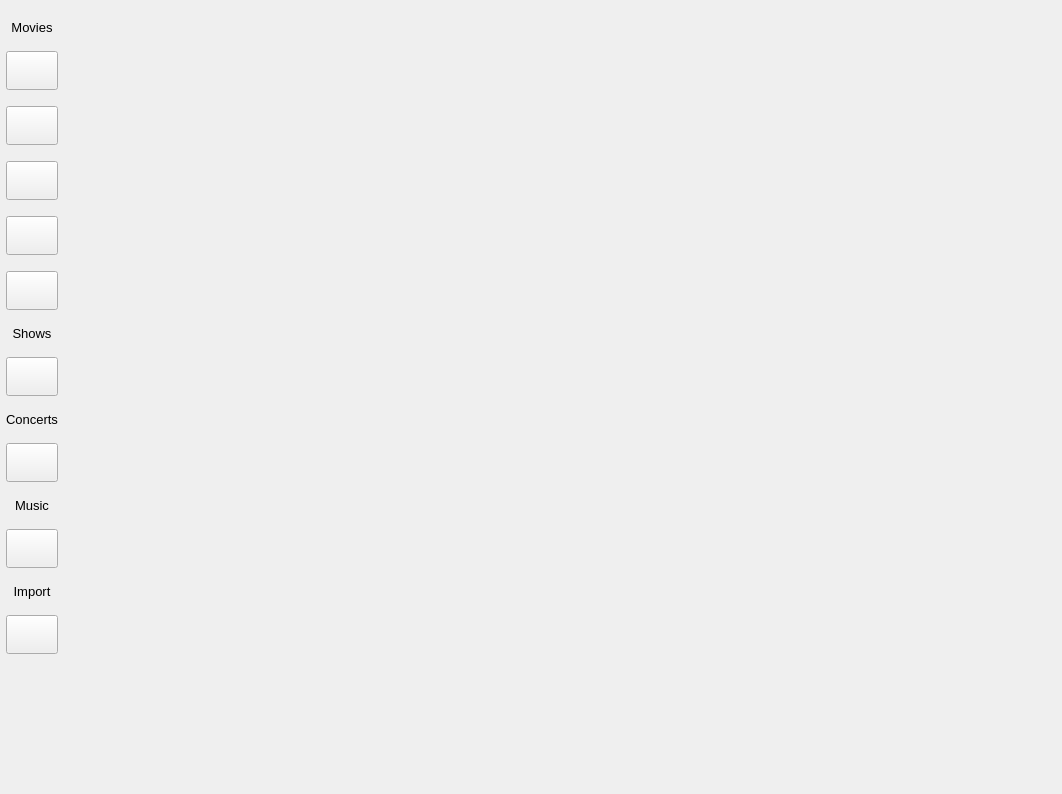
<?xml version="1.0" encoding="UTF-8"?>
<ui version="4.0">
 <class>MainWindow</class>
 <widget class="QMainWindow" name="MainWindow">
  <property name="geometry">
   <rect>
    <x>0</x>
    <y>0</y>
    <width>1062</width>
    <height>794</height>
   </rect>
  </property>
  <property name="windowTitle">
   <string>MediaElch</string>
  </property>
  <property name="windowIcon">
   <iconset resource="../../../data/MediaElch.qrc">
    <normaloff>:/img/MediaElch.png</normaloff>:/img/MediaElch.png</iconset>
  </property>
  <widget class="QWidget" name="centralWidget">
   <layout class="QHBoxLayout" name="horizontalLayout_2">
    <property name="spacing">
     <number>0</number>
    </property>
    <property name="leftMargin">
     <number>0</number>
    </property>
    <property name="topMargin">
     <number>0</number>
    </property>
    <property name="rightMargin">
     <number>0</number>
    </property>
    <property name="bottomMargin">
     <number>0</number>
    </property>
    <item>
     <widget class="QWidget" name="menuWidget" native="true">
      <property name="minimumSize">
       <size>
        <width>0</width>
        <height>0</height>
       </size>
      </property>
      <property name="maximumSize">
       <size>
        <width>16777215</width>
        <height>16777215</height>
       </size>
      </property>
      <layout class="QVBoxLayout" name="verticalLayout">
       <property name="spacing">
        <number>16</number>
       </property>
       <property name="leftMargin">
        <number>6</number>
       </property>
       <property name="topMargin">
        <number>20</number>
       </property>
       <property name="rightMargin">
        <number>6</number>
       </property>
       <property name="bottomMargin">
        <number>0</number>
       </property>
       <item>
        <widget class="QLabel" name="labelMovies">
         <property name="font">
          <font>
           <pointsize>10</pointsize>
          </font>
         </property>
         <property name="text">
          <string>Movies</string>
         </property>
         <property name="alignment">
          <set>Qt::AlignCenter</set>
         </property>
        </widget>
       </item>
       <item>
        <widget class="QToolButton" name="buttonMovies">
         <property name="sizePolicy">
          <sizepolicy hsizetype="Minimum" vsizetype="Fixed">
           <horstretch>0</horstretch>
           <verstretch>0</verstretch>
          </sizepolicy>
         </property>
         <property name="cursor">
          <cursorShape>PointingHandCursor</cursorShape>
         </property>
         <property name="toolTip">
          <string>Movies</string>
         </property>
         <property name="text">
          <string notr="true"/>
         </property>
         <property name="iconSize">
          <size>
           <width>32</width>
           <height>32</height>
          </size>
         </property>
         <property name="page" stdset="0">
          <number>0</number>
         </property>
         <property name="iconName" stdset="0">
          <string notr="true">film</string>
         </property>
        </widget>
       </item>
       <item>
        <widget class="QToolButton" name="buttonMovieSets">
         <property name="sizePolicy">
          <sizepolicy hsizetype="Minimum" vsizetype="Fixed">
           <horstretch>0</horstretch>
           <verstretch>0</verstretch>
          </sizepolicy>
         </property>
         <property name="cursor">
          <cursorShape>PointingHandCursor</cursorShape>
         </property>
         <property name="toolTip">
          <string>Movie Sets</string>
         </property>
         <property name="text">
          <string notr="true"/>
         </property>
         <property name="iconSize">
          <size>
           <width>32</width>
           <height>32</height>
          </size>
         </property>
         <property name="page" stdset="0">
          <number>2</number>
         </property>
         <property name="iconName" stdset="0">
          <string notr="true">photo_gallery</string>
         </property>
        </widget>
       </item>
       <item>
        <widget class="QToolButton" name="buttonGenres">
         <property name="sizePolicy">
          <sizepolicy hsizetype="Minimum" vsizetype="Fixed">
           <horstretch>0</horstretch>
           <verstretch>0</verstretch>
          </sizepolicy>
         </property>
         <property name="cursor">
          <cursorShape>PointingHandCursor</cursorShape>
         </property>
         <property name="toolTip">
          <string>Genres</string>
         </property>
         <property name="text">
          <string notr="true"/>
         </property>
         <property name="iconSize">
          <size>
           <width>32</width>
           <height>32</height>
          </size>
         </property>
         <property name="page" stdset="0">
          <number>4</number>
         </property>
         <property name="iconName" stdset="0">
          <string notr="true">notebook</string>
         </property>
        </widget>
       </item>
       <item>
        <widget class="QToolButton" name="buttonCertifications">
         <property name="sizePolicy">
          <sizepolicy hsizetype="Minimum" vsizetype="Fixed">
           <horstretch>0</horstretch>
           <verstretch>0</verstretch>
          </sizepolicy>
         </property>
         <property name="cursor">
          <cursorShape>PointingHandCursor</cursorShape>
         </property>
         <property name="toolTip">
          <string>Certifications</string>
         </property>
         <property name="text">
          <string notr="true"/>
         </property>
         <property name="iconSize">
          <size>
           <width>32</width>
           <height>32</height>
          </size>
         </property>
         <property name="page" stdset="0">
          <number>5</number>
         </property>
         <property name="iconName" stdset="0">
          <string notr="true">key</string>
         </property>
        </widget>
       </item>
       <item>
        <widget class="QToolButton" name="buttonMovieDuplicates">
         <property name="sizePolicy">
          <sizepolicy hsizetype="Minimum" vsizetype="Fixed">
           <horstretch>0</horstretch>
           <verstretch>0</verstretch>
          </sizepolicy>
         </property>
         <property name="cursor">
          <cursorShape>PointingHandCursor</cursorShape>
         </property>
         <property name="toolTip">
          <string>Duplicates</string>
         </property>
         <property name="text">
          <string notr="true"/>
         </property>
         <property name="iconSize">
          <size>
           <width>32</width>
           <height>32</height>
          </size>
         </property>
         <property name="page" stdset="0">
          <number>8</number>
         </property>
         <property name="iconName" stdset="0">
          <string notr="true">copy_file</string>
         </property>
        </widget>
       </item>
       <item>
        <layout class="QVBoxLayout" name="layoutMovies"/>
       </item>
       <item>
        <widget class="QLabel" name="labelShows">
         <property name="font">
          <font>
           <pointsize>10</pointsize>
          </font>
         </property>
         <property name="text">
          <string>Shows</string>
         </property>
         <property name="alignment">
          <set>Qt::AlignCenter</set>
         </property>
        </widget>
       </item>
       <item>
        <widget class="QToolButton" name="buttonTvshows">
         <property name="sizePolicy">
          <sizepolicy hsizetype="Minimum" vsizetype="Fixed">
           <horstretch>0</horstretch>
           <verstretch>0</verstretch>
          </sizepolicy>
         </property>
         <property name="cursor">
          <cursorShape>PointingHandCursor</cursorShape>
         </property>
         <property name="toolTip">
          <string>TV Shows</string>
         </property>
         <property name="text">
          <string notr="true"/>
         </property>
         <property name="iconSize">
          <size>
           <width>32</width>
           <height>32</height>
          </size>
         </property>
         <property name="page" stdset="0">
          <number>1</number>
         </property>
         <property name="iconName" stdset="0">
          <string notr="true">monitor</string>
         </property>
        </widget>
       </item>
       <item>
        <layout class="QVBoxLayout" name="layoutTvShows"/>
       </item>
       <item>
        <widget class="QLabel" name="labelConcerts">
         <property name="font">
          <font>
           <pointsize>10</pointsize>
          </font>
         </property>
         <property name="text">
          <string>Concerts</string>
         </property>
         <property name="alignment">
          <set>Qt::AlignCenter</set>
         </property>
        </widget>
       </item>
       <item>
        <widget class="QToolButton" name="buttonConcerts">
         <property name="sizePolicy">
          <sizepolicy hsizetype="Minimum" vsizetype="Fixed">
           <horstretch>0</horstretch>
           <verstretch>0</verstretch>
          </sizepolicy>
         </property>
         <property name="cursor">
          <cursorShape>PointingHandCursor</cursorShape>
         </property>
         <property name="toolTip">
          <string>Concerts</string>
         </property>
         <property name="text">
          <string notr="true"/>
         </property>
         <property name="iconSize">
          <size>
           <width>32</width>
           <height>32</height>
          </size>
         </property>
         <property name="page" stdset="0">
          <number>3</number>
         </property>
         <property name="iconName" stdset="0">
          <string notr="true">micro</string>
         </property>
        </widget>
       </item>
       <item>
        <layout class="QVBoxLayout" name="layoutConcerts"/>
       </item>
       <item>
        <widget class="QLabel" name="labelMusic">
         <property name="font">
          <font>
           <pointsize>10</pointsize>
          </font>
         </property>
         <property name="text">
          <string>Music</string>
         </property>
         <property name="alignment">
          <set>Qt::AlignCenter</set>
         </property>
        </widget>
       </item>
       <item>
        <widget class="QToolButton" name="buttonMusic">
         <property name="sizePolicy">
          <sizepolicy hsizetype="Minimum" vsizetype="Fixed">
           <horstretch>0</horstretch>
           <verstretch>0</verstretch>
          </sizepolicy>
         </property>
         <property name="cursor">
          <cursorShape>PointingHandCursor</cursorShape>
         </property>
         <property name="toolTip">
          <string>Music</string>
         </property>
         <property name="text">
          <string notr="true"/>
         </property>
         <property name="iconSize">
          <size>
           <width>32</width>
           <height>32</height>
          </size>
         </property>
         <property name="page" stdset="0">
          <number>7</number>
         </property>
         <property name="iconName" stdset="0">
          <string notr="true">music</string>
         </property>
        </widget>
       </item>
       <item>
        <layout class="QVBoxLayout" name="layoutMusic"/>
       </item>
       <item>
        <widget class="QLabel" name="labelDownloads">
         <property name="font">
          <font>
           <pointsize>10</pointsize>
          </font>
         </property>
         <property name="text">
          <string extracomment="Main menu entry">Import</string>
         </property>
         <property name="alignment">
          <set>Qt::AlignCenter</set>
         </property>
        </widget>
       </item>
       <item>
        <widget class="QToolButton" name="buttonDownloads">
         <property name="sizePolicy">
          <sizepolicy hsizetype="Minimum" vsizetype="Fixed">
           <horstretch>0</horstretch>
           <verstretch>0</verstretch>
          </sizepolicy>
         </property>
         <property name="cursor">
          <cursorShape>PointingHandCursor</cursorShape>
         </property>
         <property name="toolTip">
          <string extracomment="Main menu entry (tooltip)">Import</string>
         </property>
         <property name="text">
          <string notr="true"/>
         </property>
         <property name="iconSize">
          <size>
           <width>32</width>
           <height>32</height>
          </size>
         </property>
         <property name="page" stdset="0">
          <number>6</number>
         </property>
         <property name="iconName" stdset="0">
          <string notr="true">download</string>
         </property>
        </widget>
       </item>
       <item>
        <layout class="QVBoxLayout" name="layoutImport"/>
       </item>
       <item>
        <spacer name="menuSpacer">
         <property name="orientation">
          <enum>Qt::Vertical</enum>
         </property>
         <property name="sizeHint" stdset="0">
          <size>
           <width>20</width>
           <height>20</height>
          </size>
         </property>
        </spacer>
       </item>
      </layout>
     </widget>
    </item>
    <item>
     <layout class="QVBoxLayout" name="verticalLayout_11" stretch="0,1">
      <property name="spacing">
       <number>0</number>
      </property>
      <property name="topMargin">
       <number>0</number>
      </property>
      <property name="rightMargin">
       <number>0</number>
      </property>
      <item>
       <widget class="Navbar" name="navbar" native="true">
        <property name="minimumSize">
         <size>
          <width>0</width>
          <height>56</height>
         </size>
        </property>
        <property name="maximumSize">
         <size>
          <width>16777215</width>
          <height>56</height>
         </size>
        </property>
       </widget>
      </item>
      <item>
       <widget class="QStackedWidget" name="stackedWidget">
        <property name="currentIndex">
         <number>0</number>
        </property>
        <widget class="QWidget" name="moviePage">
         <layout class="QHBoxLayout" name="horizontalLayout">
          <property name="leftMargin">
           <number>0</number>
          </property>
          <property name="topMargin">
           <number>0</number>
          </property>
          <property name="rightMargin">
           <number>0</number>
          </property>
          <property name="bottomMargin">
           <number>0</number>
          </property>
          <item>
           <widget class="MySplitter" name="movieSplitter">
            <property name="orientation">
             <enum>Qt::Horizontal</enum>
            </property>
            <property name="handleWidth">
             <number>1</number>
            </property>
            <widget class="MovieFilesWidget" name="movieFilesWidget" native="true">
             <property name="minimumSize">
              <size>
               <width>100</width>
               <height>0</height>
              </size>
             </property>
            </widget>
            <widget class="QScrollArea" name="scrollArea">
             <property name="frameShape">
              <enum>QFrame::NoFrame</enum>
             </property>
             <property name="frameShadow">
              <enum>QFrame::Plain</enum>
             </property>
             <property name="lineWidth">
              <number>0</number>
             </property>
             <property name="widgetResizable">
              <bool>true</bool>
             </property>
             <widget class="QWidget" name="scrollAreaWidgetContents_2">
              <property name="geometry">
               <rect>
                <x>0</x>
                <y>0</y>
                <width>83</width>
                <height>736</height>
               </rect>
              </property>
              <layout class="QVBoxLayout" name="verticalLayout_2">
               <property name="leftMargin">
                <number>0</number>
               </property>
               <property name="topMargin">
                <number>0</number>
               </property>
               <property name="rightMargin">
                <number>0</number>
               </property>
               <property name="bottomMargin">
                <number>0</number>
               </property>
               <item>
                <widget class="MovieWidget" name="movieWidget" native="true"/>
               </item>
              </layout>
             </widget>
            </widget>
           </widget>
          </item>
         </layout>
        </widget>
        <widget class="QWidget" name="tvShowPage">
         <layout class="QVBoxLayout" name="verticalLayout_8">
          <property name="leftMargin">
           <number>0</number>
          </property>
          <property name="topMargin">
           <number>0</number>
          </property>
          <property name="rightMargin">
           <number>0</number>
          </property>
          <property name="bottomMargin">
           <number>0</number>
          </property>
          <item>
           <widget class="MySplitter" name="tvShowSplitter">
            <property name="orientation">
             <enum>Qt::Horizontal</enum>
            </property>
            <property name="handleWidth">
             <number>1</number>
            </property>
            <widget class="TvShowFilesWidget" name="tvShowFilesWidget" native="true">
             <property name="minimumSize">
              <size>
               <width>100</width>
               <height>0</height>
              </size>
             </property>
             <property name="focusPolicy">
              <enum>Qt::NoFocus</enum>
             </property>
            </widget>
            <widget class="QScrollArea" name="scrollArea_2">
             <property name="frameShape">
              <enum>QFrame::NoFrame</enum>
             </property>
             <property name="frameShadow">
              <enum>QFrame::Plain</enum>
             </property>
             <property name="lineWidth">
              <number>0</number>
             </property>
             <property name="widgetResizable">
              <bool>true</bool>
             </property>
             <widget class="QWidget" name="scrollAreaWidgetContents_3">
              <property name="geometry">
               <rect>
                <x>0</x>
                <y>0</y>
                <width>49</width>
                <height>30</height>
               </rect>
              </property>
              <layout class="QVBoxLayout" name="verticalLayout_3">
               <property name="leftMargin">
                <number>0</number>
               </property>
               <property name="topMargin">
                <number>0</number>
               </property>
               <property name="rightMargin">
                <number>0</number>
               </property>
               <property name="bottomMargin">
                <number>0</number>
               </property>
               <item>
                <widget class="TvShowWidget" name="tvShowWidget" native="true"/>
               </item>
              </layout>
             </widget>
            </widget>
           </widget>
          </item>
         </layout>
        </widget>
        <widget class="QWidget" name="movieSetsPage">
         <layout class="QVBoxLayout" name="verticalLayout_5">
          <property name="leftMargin">
           <number>0</number>
          </property>
          <property name="topMargin">
           <number>0</number>
          </property>
          <property name="rightMargin">
           <number>0</number>
          </property>
          <property name="bottomMargin">
           <number>0</number>
          </property>
          <item>
           <widget class="SetsWidget" name="setsWidget" native="true"/>
          </item>
         </layout>
        </widget>
        <widget class="QWidget" name="concertsPage">
         <layout class="QVBoxLayout" name="verticalLayout_9">
          <property name="leftMargin">
           <number>0</number>
          </property>
          <property name="topMargin">
           <number>0</number>
          </property>
          <property name="rightMargin">
           <number>0</number>
          </property>
          <property name="bottomMargin">
           <number>0</number>
          </property>
          <item>
           <widget class="MySplitter" name="concertSplitter">
            <property name="orientation">
             <enum>Qt::Horizontal</enum>
            </property>
            <property name="handleWidth">
             <number>1</number>
            </property>
            <property name="childrenCollapsible">
             <bool>false</bool>
            </property>
            <widget class="ConcertFilesWidget" name="concertFilesWidget" native="true">
             <property name="minimumSize">
              <size>
               <width>100</width>
               <height>0</height>
              </size>
             </property>
            </widget>
            <widget class="QScrollArea" name="scrollArea_3">
             <property name="frameShape">
              <enum>QFrame::NoFrame</enum>
             </property>
             <property name="frameShadow">
              <enum>QFrame::Plain</enum>
             </property>
             <property name="lineWidth">
              <number>0</number>
             </property>
             <property name="widgetResizable">
              <bool>true</bool>
             </property>
             <widget class="QWidget" name="scrollAreaWidgetContents_4">
              <property name="geometry">
               <rect>
                <x>0</x>
                <y>0</y>
                <width>49</width>
                <height>30</height>
               </rect>
              </property>
              <layout class="QVBoxLayout" name="verticalLayout_4">
               <property name="leftMargin">
                <number>0</number>
               </property>
               <property name="topMargin">
                <number>0</number>
               </property>
               <property name="rightMargin">
                <number>0</number>
               </property>
               <property name="bottomMargin">
                <number>0</number>
               </property>
               <item>
                <widget class="ConcertWidget" name="concertWidget" native="true"/>
               </item>
              </layout>
             </widget>
            </widget>
           </widget>
          </item>
         </layout>
        </widget>
        <widget class="QWidget" name="genresPage">
         <layout class="QVBoxLayout" name="verticalLayout_6">
          <property name="leftMargin">
           <number>0</number>
          </property>
          <property name="topMargin">
           <number>0</number>
          </property>
          <property name="rightMargin">
           <number>0</number>
          </property>
          <property name="bottomMargin">
           <number>0</number>
          </property>
          <item>
           <widget class="GenreWidget" name="genreWidget" native="true"/>
          </item>
         </layout>
        </widget>
        <widget class="QWidget" name="certificationsPage">
         <layout class="QVBoxLayout" name="verticalLayout_7">
          <property name="leftMargin">
           <number>0</number>
          </property>
          <property name="topMargin">
           <number>0</number>
          </property>
          <property name="rightMargin">
           <number>0</number>
          </property>
          <property name="bottomMargin">
           <number>0</number>
          </property>
          <item>
           <widget class="CertificationWidget" name="certificationWidget" native="true"/>
          </item>
         </layout>
        </widget>
        <widget class="QWidget" name="downloadsPage">
         <layout class="QVBoxLayout" name="verticalLayout_10">
          <property name="leftMargin">
           <number>0</number>
          </property>
          <property name="topMargin">
           <number>0</number>
          </property>
          <property name="rightMargin">
           <number>0</number>
          </property>
          <property name="bottomMargin">
           <number>0</number>
          </property>
          <item>
           <widget class="DownloadsWidget" name="downloadsWidget" native="true"/>
          </item>
         </layout>
        </widget>
        <widget class="QWidget" name="musicPage">
         <layout class="QVBoxLayout" name="verticalLayout_13">
          <property name="leftMargin">
           <number>0</number>
          </property>
          <property name="topMargin">
           <number>0</number>
          </property>
          <property name="rightMargin">
           <number>0</number>
          </property>
          <property name="bottomMargin">
           <number>0</number>
          </property>
          <item>
           <widget class="MySplitter" name="musicSplitter">
            <property name="orientation">
             <enum>Qt::Horizontal</enum>
            </property>
            <widget class="MusicFilesWidget" name="musicFilesWidget" native="true"/>
            <widget class="QScrollArea" name="scrollArea_4">
             <property name="frameShape">
              <enum>QFrame::NoFrame</enum>
             </property>
             <property name="frameShadow">
              <enum>QFrame::Plain</enum>
             </property>
             <property name="lineWidth">
              <number>0</number>
             </property>
             <property name="widgetResizable">
              <bool>true</bool>
             </property>
             <widget class="QWidget" name="scrollAreaWidgetContents_5">
              <property name="geometry">
               <rect>
                <x>0</x>
                <y>0</y>
                <width>83</width>
                <height>30</height>
               </rect>
              </property>
              <layout class="QVBoxLayout" name="verticalLayout_12">
               <property name="leftMargin">
                <number>0</number>
               </property>
               <property name="topMargin">
                <number>0</number>
               </property>
               <property name="rightMargin">
                <number>0</number>
               </property>
               <property name="bottomMargin">
                <number>0</number>
               </property>
               <item>
                <widget class="MusicWidget" name="musicWidget" native="true"/>
               </item>
              </layout>
             </widget>
            </widget>
           </widget>
          </item>
         </layout>
        </widget>
        <widget class="QWidget" name="duplicatesPage">
         <layout class="QVBoxLayout" name="verticalLayout_14">
          <property name="leftMargin">
           <number>0</number>
          </property>
          <property name="topMargin">
           <number>0</number>
          </property>
          <property name="rightMargin">
           <number>0</number>
          </property>
          <property name="bottomMargin">
           <number>0</number>
          </property>
          <item>
           <widget class="MovieDuplicates" name="movieDuplicatesWidget" native="true"/>
          </item>
         </layout>
        </widget>
       </widget>
      </item>
     </layout>
    </item>
   </layout>
  </widget>
  <action name="actionSettings">
   <property name="text">
    <string>Settings</string>
   </property>
  </action>
  <action name="actionQuit">
   <property name="text">
    <string>Quit</string>
   </property>
  </action>
  <action name="actionAbout">
   <property name="text">
    <string>About</string>
   </property>
  </action>
 </widget>
 <layoutdefault spacing="6" margin="11"/>
 <customwidgets>
  <customwidget>
   <class>MySplitter</class>
   <extends>QSplitter</extends>
   <header>ui/small_widgets/MySplitter.h</header>
   <container>1</container>
  </customwidget>
  <customwidget>
   <class>MovieWidget</class>
   <extends>QWidget</extends>
   <header>ui/movies/MovieWidget.h</header>
   <container>1</container>
   <slots>
    <signal>setActionSaveEnabled(bool,MainWidgets)</signal>
    <signal>setActionSearchEnabled(bool,MainWidgets)</signal>
   </slots>
  </customwidget>
  <customwidget>
   <class>MovieFilesWidget</class>
   <extends>QWidget</extends>
   <header>ui/movies/MovieFilesWidget.h</header>
   <container>1</container>
  </customwidget>
  <customwidget>
   <class>TvShowFilesWidget</class>
   <extends>QWidget</extends>
   <header>ui/tv_show/TvShowFilesWidget.h</header>
   <container>1</container>
  </customwidget>
  <customwidget>
   <class>TvShowWidget</class>
   <extends>QWidget</extends>
   <header>ui/tv_show/TvShowWidget.h</header>
   <container>1</container>
   <slots>
    <signal>sigSetActionSaveEnabled(bool,MainWidgets)</signal>
    <signal>sigSetActionSearchEnabled(bool,MainWidgets)</signal>
   </slots>
  </customwidget>
  <customwidget>
   <class>SetsWidget</class>
   <extends>QWidget</extends>
   <header>ui/movie_sets/SetsWidget.h</header>
   <container>1</container>
   <slots>
    <signal>setActionSaveEnabled(bool,MainWidgets)</signal>
   </slots>
  </customwidget>
  <customwidget>
   <class>ConcertFilesWidget</class>
   <extends>QWidget</extends>
   <header>ui/concerts/ConcertFilesWidget.h</header>
   <container>1</container>
  </customwidget>
  <customwidget>
   <class>ConcertWidget</class>
   <extends>QWidget</extends>
   <header>ui/concerts/ConcertWidget.h</header>
   <container>1</container>
   <slots>
    <signal>setActionSaveEnabled(bool,MainWidgets)</signal>
    <signal>setActionSearchEnabled(bool,MainWidgets)</signal>
   </slots>
  </customwidget>
  <customwidget>
   <class>GenreWidget</class>
   <extends>QWidget</extends>
   <header>ui/movies/GenreWidget.h</header>
   <container>1</container>
   <slots>
    <signal>setActionSaveEnabled(bool,MainWidgets)</signal>
   </slots>
  </customwidget>
  <customwidget>
   <class>CertificationWidget</class>
   <extends>QWidget</extends>
   <header>ui/movies/CertificationWidget.h</header>
   <container>1</container>
   <slots>
    <signal>setActionSaveEnabled(bool,MainWidgets)</signal>
   </slots>
  </customwidget>
  <customwidget>
   <class>DownloadsWidget</class>
   <extends>QWidget</extends>
   <header>ui/import/DownloadsWidget.h</header>
   <container>1</container>
  </customwidget>
  <customwidget>
   <class>Navbar</class>
   <extends>QWidget</extends>
   <header>ui/main/Navbar.h</header>
   <container>1</container>
  </customwidget>
  <customwidget>
   <class>MusicFilesWidget</class>
   <extends>QWidget</extends>
   <header>ui/music/MusicFilesWidget.h</header>
   <container>1</container>
  </customwidget>
  <customwidget>
   <class>MusicWidget</class>
   <extends>QWidget</extends>
   <header>ui/music/MusicWidget.h</header>
   <container>1</container>
   <slots>
    <signal>sigSetActionSearchEnabled(bool,MainWidgets)</signal>
    <signal>sigSetActionSaveEnabled(bool,MainWidgets)</signal>
   </slots>
  </customwidget>
  <customwidget>
   <class>MovieDuplicates</class>
   <extends>QWidget</extends>
   <header>ui/movies/MovieDuplicates.h</header>
   <container>1</container>
  </customwidget>
 </customwidgets>
 <resources>
  <include location="../../../data/MediaElch.qrc"/>
 </resources>
 <connections>
  <connection>
   <sender>movieWidget</sender>
   <signal>setActionSaveEnabled(bool,MainWidgets)</signal>
   <receiver>MainWindow</receiver>
   <slot>onSetSaveEnabled(bool,MainWidgets)</slot>
   <hints>
    <hint type="sourcelabel">
     <x>811</x>
     <y>380</y>
    </hint>
    <hint type="destinationlabel">
     <x>530</x>
     <y>373</y>
    </hint>
   </hints>
  </connection>
  <connection>
   <sender>movieWidget</sender>
   <signal>setActionSearchEnabled(bool,MainWidgets)</signal>
   <receiver>MainWindow</receiver>
   <slot>onSetSearchEnabled(bool,MainWidgets)</slot>
   <hints>
    <hint type="sourcelabel">
     <x>811</x>
     <y>380</y>
    </hint>
    <hint type="destinationlabel">
     <x>530</x>
     <y>373</y>
    </hint>
   </hints>
  </connection>
  <connection>
   <sender>concertWidget</sender>
   <signal>setActionSaveEnabled(bool,MainWidgets)</signal>
   <receiver>MainWindow</receiver>
   <slot>onSetSaveEnabled(bool,MainWidgets)</slot>
   <hints>
    <hint type="sourcelabel">
     <x>812</x>
     <y>380</y>
    </hint>
    <hint type="destinationlabel">
     <x>530</x>
     <y>373</y>
    </hint>
   </hints>
  </connection>
  <connection>
   <sender>concertWidget</sender>
   <signal>setActionSearchEnabled(bool,MainWidgets)</signal>
   <receiver>MainWindow</receiver>
   <slot>onSetSearchEnabled(bool,MainWidgets)</slot>
   <hints>
    <hint type="sourcelabel">
     <x>812</x>
     <y>380</y>
    </hint>
    <hint type="destinationlabel">
     <x>530</x>
     <y>373</y>
    </hint>
   </hints>
  </connection>
  <connection>
   <sender>tvShowWidget</sender>
   <signal>sigSetActionSaveEnabled(bool,MainWidgets)</signal>
   <receiver>MainWindow</receiver>
   <slot>onSetSaveEnabled(bool,MainWidgets)</slot>
   <hints>
    <hint type="sourcelabel">
     <x>811</x>
     <y>380</y>
    </hint>
    <hint type="destinationlabel">
     <x>530</x>
     <y>373</y>
    </hint>
   </hints>
  </connection>
  <connection>
   <sender>tvShowWidget</sender>
   <signal>sigSetActionSearchEnabled(bool,MainWidgets)</signal>
   <receiver>MainWindow</receiver>
   <slot>onSetSearchEnabled(bool,MainWidgets)</slot>
   <hints>
    <hint type="sourcelabel">
     <x>811</x>
     <y>380</y>
    </hint>
    <hint type="destinationlabel">
     <x>530</x>
     <y>373</y>
    </hint>
   </hints>
  </connection>
  <connection>
   <sender>setsWidget</sender>
   <signal>setActionSaveEnabled(bool,MainWidgets)</signal>
   <receiver>MainWindow</receiver>
   <slot>onSetSaveEnabled(bool,MainWidgets)</slot>
   <hints>
    <hint type="sourcelabel">
     <x>560</x>
     <y>380</y>
    </hint>
    <hint type="destinationlabel">
     <x>530</x>
     <y>373</y>
    </hint>
   </hints>
  </connection>
  <connection>
   <sender>genreWidget</sender>
   <signal>setActionSaveEnabled(bool,MainWidgets)</signal>
   <receiver>MainWindow</receiver>
   <slot>onSetSaveEnabled(bool,MainWidgets)</slot>
   <hints>
    <hint type="sourcelabel">
     <x>560</x>
     <y>380</y>
    </hint>
    <hint type="destinationlabel">
     <x>530</x>
     <y>373</y>
    </hint>
   </hints>
  </connection>
  <connection>
   <sender>certificationWidget</sender>
   <signal>setActionSaveEnabled(bool,MainWidgets)</signal>
   <receiver>MainWindow</receiver>
   <slot>onSetSaveEnabled(bool,MainWidgets)</slot>
   <hints>
    <hint type="sourcelabel">
     <x>560</x>
     <y>380</y>
    </hint>
    <hint type="destinationlabel">
     <x>530</x>
     <y>373</y>
    </hint>
   </hints>
  </connection>
  <connection>
   <sender>musicWidget</sender>
   <signal>sigSetActionSearchEnabled(bool,MainWidgets)</signal>
   <receiver>MainWindow</receiver>
   <slot>onSetSaveEnabled(bool,MainWidgets)</slot>
   <hints>
    <hint type="sourcelabel">
     <x>1022</x>
     <y>401</y>
    </hint>
    <hint type="destinationlabel">
     <x>530</x>
     <y>373</y>
    </hint>
   </hints>
  </connection>
  <connection>
   <sender>musicWidget</sender>
   <signal>sigSetActionSearchEnabled(bool,MainWidgets)</signal>
   <receiver>MainWindow</receiver>
   <slot>onSetSearchEnabled(bool,MainWidgets)</slot>
   <hints>
    <hint type="sourcelabel">
     <x>1022</x>
     <y>401</y>
    </hint>
    <hint type="destinationlabel">
     <x>530</x>
     <y>373</y>
    </hint>
   </hints>
  </connection>
 </connections>
 <slots>
  <slot>onSetSaveEnabled(bool,MainWidgets)</slot>
  <slot>onSetSearchEnabled(bool,MainWidgets)</slot>
  <slot>onMenu()</slot>
 </slots>
</ui>
